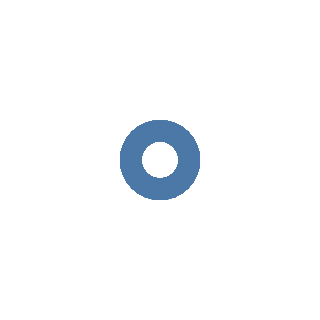

Source (notebook cell):
### Markdown cell above
## El objeto `Chart`

El objeto más importante de Altair es el `Chart`, que toma como único argumento un dataframe.

### Code cell
#Altair es una librería construida a partir de OOP
#El único argumento que se necesita es un dataframe
alt.Chart(happy).mark_point()
